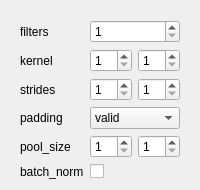
            <widget class="QWidget" name="tab_2">
             <attribute name="title">
              <string>1</string>
             </attribute>
             <layout class="QVBoxLayout" name="verticalLayout_4">
              <item>
               <widget class="QWidget" name="widget_8" native="true">
                <layout class="QVBoxLayout" name="verticalLayout_13">
                 <property name="leftMargin">
                  <number>0</number>
                 </property>
                 <property name="topMargin">
                  <number>0</number>
                 </property>
                 <property name="rightMargin">
                  <number>0</number>
                 </property>
                 <property name="bottomMargin">
                  <number>0</number>
                 </property>
                 <item>
                  <widget class="QWidget" name="widget_13" native="true">
                   <layout class="QFormLayout" name="formLayout_4">
                    <property name="labelAlignment">
                     <set>Qt::AlignLeading|Qt::AlignLeft|Qt::AlignVCenter</set>
                    </property>
                    <property name="formAlignment">
                     <set>Qt::AlignLeading|Qt::AlignLeft|Qt::AlignTop</set>
                    </property>
                    <property name="bottomMargin">
                     <number>0</number>
                    </property>
                    <item row="0" column="0">
                     <widget class="QLabel" name="label_20">
                      <property name="text">
                       <string>filters</string>
                      </property>
                     </widget>
                    </item>
                    <item row="0" column="1">
                     <widget class="QSpinBox" name="filters_1">
                      <property name="minimum">
                       <number>1</number>
                      </property>
                     </widget>
                    </item>
                    <item row="1" column="1">
                     <widget class="QWidget" name="widget_14" native="true">
                      <layout class="QHBoxLayout" name="horizontalLayout_11">
                       <property name="leftMargin">
                        <number>0</number>
                       </property>
                       <property name="topMargin">
                        <number>0</number>
                       </property>
                       <property name="rightMargin">
                        <number>0</number>
                       </property>
                       <property name="bottomMargin">
                        <number>0</number>
                       </property>
                       <item>
                        <widget class="QSpinBox" name="kernel_x_1">
                         <property name="toolTip">
                          <string>&lt;html&gt;&lt;head/&gt;&lt;body&gt;&lt;p&gt;x&lt;/p&gt;&lt;/body&gt;&lt;/html&gt;</string>
                         </property>
                         <property name="minimum">
                          <number>1</number>
                         </property>
                        </widget>
                       </item>
                       <item>
                        <widget class="QSpinBox" name="kernel_y_1">
                         <property name="toolTip">
                          <string>&lt;html&gt;&lt;head/&gt;&lt;body&gt;&lt;p&gt;y&lt;/p&gt;&lt;/body&gt;&lt;/html&gt;</string>
                         </property>
                         <property name="minimum">
                          <number>1</number>
                         </property>
                        </widget>
                       </item>
                      </layout>
                     </widget>
                    </item>
                    <item row="1" column="0">
                     <widget class="QLabel" name="label_21">
                      <property name="text">
                       <string>kernel</string>
                      </property>
                     </widget>
                    </item>
                    <item row="2" column="0">
                     <widget class="QLabel" name="label_22">
                      <property name="text">
                       <string>strides</string>
                      </property>
                     </widget>
                    </item>
                    <item row="2" column="1">
                     <widget class="QWidget" name="widget_15" native="true">
                      <layout class="QHBoxLayout" name="horizontalLayout_12">
                       <property name="leftMargin">
                        <number>0</number>
                       </property>
                       <property name="topMargin">
                        <number>0</number>
                       </property>
                       <property name="rightMargin">
                        <number>0</number>
                       </property>
                       <property name="bottomMargin">
                        <number>0</number>
                       </property>
                       <item>
                        <widget class="QSpinBox" name="stride_x_1">
                         <property name="toolTip">
                          <string>&lt;html&gt;&lt;head/&gt;&lt;body&gt;&lt;p&gt;x&lt;/p&gt;&lt;/body&gt;&lt;/html&gt;</string>
                         </property>
                         <property name="minimum">
                          <number>1</number>
                         </property>
                        </widget>
                       </item>
                       <item>
                        <widget class="QSpinBox" name="stride_y_1">
                         <property name="toolTip">
                          <string>&lt;html&gt;&lt;head/&gt;&lt;body&gt;&lt;p&gt;y&lt;/p&gt;&lt;/body&gt;&lt;/html&gt;</string>
                         </property>
                         <property name="minimum">
                          <number>1</number>
                         </property>
                        </widget>
                       </item>
                      </layout>
                     </widget>
                    </item>
                    <item row="3" column="0">
                     <widget class="QLabel" name="label_23">
                      <property name="text">
                       <string>padding</string>
                      </property>
                     </widget>
                    </item>
                    <item row="3" column="1">
                     <widget class="QComboBox" name="padding_1">
                      <item>
                       <property name="text">
                        <string>valid</string>
                       </property>
                      </item>
                      <item>
                       <property name="text">
                        <string>same</string>
                       </property>
                      </item>
                     </widget>
                    </item>
                    <item row="4" column="0">
                     <widget class="QLabel" name="label_24">
                      <property name="text">
                       <string>pool_size</string>
                      </property>
                     </widget>
                    </item>
                    <item row="4" column="1">
                     <widget class="QWidget" name="widget_16" native="true">
                      <layout class="QHBoxLayout" name="horizontalLayout_13">
                       <property name="leftMargin">
                        <number>0</number>
                       </property>
                       <property name="topMargin">
                        <number>0</number>
                       </property>
                       <property name="rightMargin">
                        <number>0</number>
                       </property>
                       <property name="bottomMargin">
                        <number>0</number>
                       </property>
                       <item>
                        <widget class="QSpinBox" name="pool_x_1">
                         <property name="toolTip">
                          <string>&lt;html&gt;&lt;head/&gt;&lt;body&gt;&lt;p&gt;x&lt;/p&gt;&lt;/body&gt;&lt;/html&gt;</string>
                         </property>
                         <property name="minimum">
                          <number>1</number>
                         </property>
                        </widget>
                       </item>
                       <item>
                        <widget class="QSpinBox" name="pool_y_1">
                         <property name="toolTip">
                          <string>&lt;html&gt;&lt;head/&gt;&lt;body&gt;&lt;p&gt;y&lt;/p&gt;&lt;/body&gt;&lt;/html&gt;</string>
                         </property>
                         <property name="minimum">
                          <number>1</number>
                         </property>
                        </widget>
                       </item>
                      </layout>
                     </widget>
                    </item>
                    <item row="5" column="0">
                     <widget class="QLabel" name="label_5">
                      <property name="text">
                       <string>batch_norm</string>
                      </property>
                     </widget>
                    </item>
                    <item row="5" column="1">
                     <widget class="QCheckBox" name="batch_norm_1">
                      <property name="text">
                       <string/>
                      </property>
                     </widget>
                    </item>
                   </layout>
                  </widget>
                 </item>
                </layout>
               </widget>
              </item>
             </layout>
            </widget>
